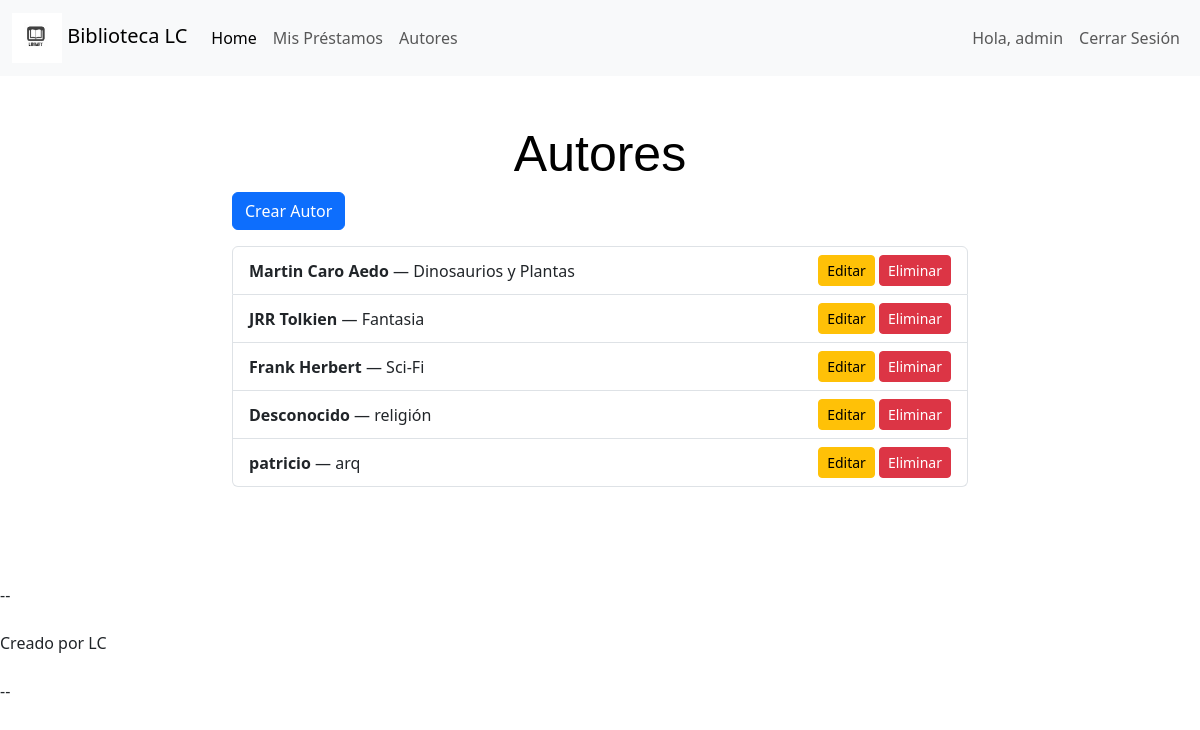
The page /autores/ (signed in) on the database its author committed.
### biblioteca/models.py (models this page shows, shortened)
class Autor(models.Model):
    nombre = models.CharField(max_length=100)
    especialidad = models.CharField(max_length=100)

### biblioteca/views.py (the view)
# urls.py: path('autores/', AutorListView.as_view(), name='autor_list'),
class AutorListView(LoginRequiredMixin, ListView):
    model = Autor
    template_name = 'autor/autor_list.html'
    context_object_name = 'autores'

### biblioteca/templates/autor/autor_list.html (shortened to what this page needs)
{% extends 'base.html' %}
{% load crispy_forms_tags %}
{% block content %}
  <div class="container my-5">
    <div class="row justify-content-center">
      <div class="col-md-8">
        <h1>Autores</h1>
        <a class="btn btn-primary mb-3" href="{% url 'autor_create' %}">Crear Autor</a>
        {% if autores %}
          <ul class="list-group">
            {% for autor in autores %}
              <li class="list-group-item d-flex justify-content-between align-items-center">
                <div>
                  <strong>{{ autor.nombre }}</strong> — {{ autor.especialidad }}
                </div>
                <div>
                  <a class="btn btn-sm btn-warning" href="{% url 'autor_update' autor.pk %}">Editar</a>
                  <a class="btn btn-sm btn-danger" href="{% url 'autor_delete' autor.pk %}">Eliminar</a>
                </div>
              </li>
            {% endfor %}
          </ul>
        {% else %}
          <p>No hay autores registrados.</p>
        {% endif %}
      </div>
    </div>
  </div>
{% endblock %}

### biblioteca/templates/navbar.html (shortened to what this page needs)
{% load static %}
<nav class="navbar navbar-expand-lg bg-body-tertiary">
  <div class="container-fluid">
    <a class="navbar-brand" href="{% url 'home' %}">
      <img src="{% static 'images/lib_logo.jpg' %}" alt="Logo" width="50" height="50" class="d-inline-block align-middle" />
      Biblioteca LC
    </a>
    <div class="collapse navbar-collapse" id="navbarSupportedContent">
      <ul class="navbar-nav me-auto mb-2 mb-lg-0">
        <li class="nav-item">
          <a class="nav-link active" aria-current="page" href="{% url 'home' %}">Home</a>
        </li>
        {% if user.is_authenticated %}
          <li class="nav-item">
            <a class="nav-link" href="{% url 'mis_prestamos' %}">Mis Préstamos</a>
          </li>
          <li class="nav-item">
            <a class="nav-link" href="{% url 'autor_list' %}">Autores</a>
          </li>
        {% endif %}
      </ul>
      <ul class="navbar-nav mb-2 mb-lg-0">
        {% if user.is_authenticated %}
          <li class="nav-item">
            <a class="nav-link" href="#">Hola, {{ user.username }}</a>
          </li>
          <li class="nav-item">
            <form method="POST" action="{% url 'logout' %}" style="display: inline;">
              <button type="submit" class="btn btn-link nav-link" >Cerrar Sesión</button>
            </form>
          </li>
        {% endif %}
      </ul>
    </div>
  </div>
</nav>

### static/css/styles.css (style rules this page uses)
h1 { color: rgb(0, 0, 0); font-size: 50px; font-family: 'Gill Sans', 'Gill Sans MT', Calibri, 'Trebuchet MS', sans-serif; text-align: center; }

### rows shown on the page
Autor: nombre "Martin Caro Aedo", especialidad "Dinosaurios y Plantas"
Autor: nombre "JRR Tolkien", especialidad "Fantasia"
Autor: nombre "Frank Herbert", especialidad "Sci-Fi"
Autor: nombre "Desconocido", especialidad "religión"
Autor: nombre "patricio", especialidad "arq"

### other values the page prints
{{ user.username }} "admin"
